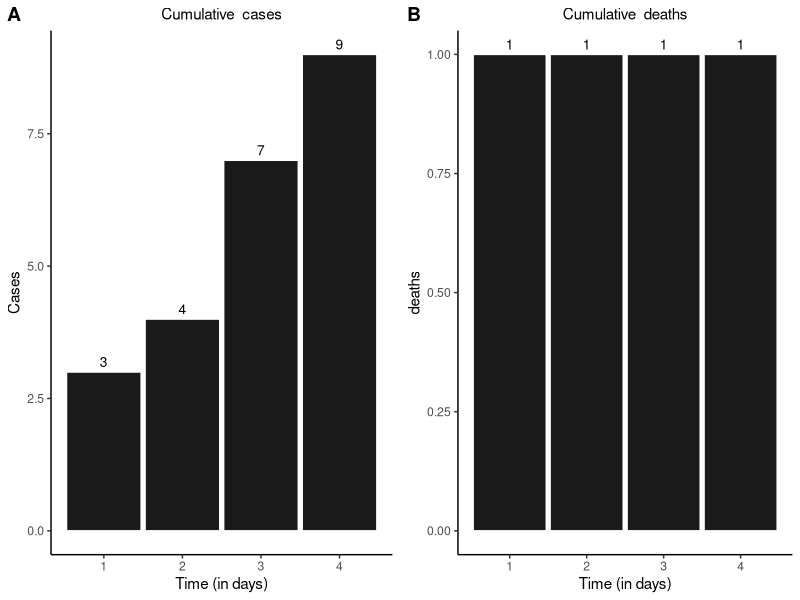
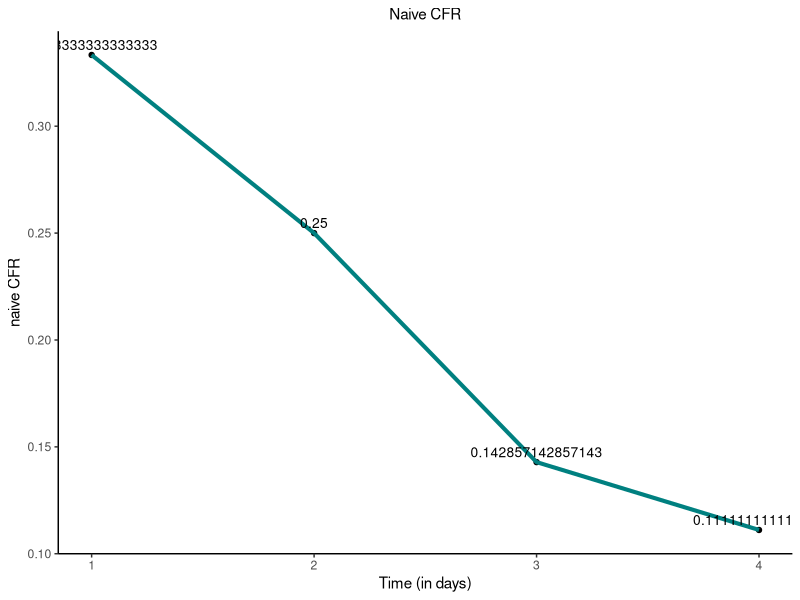
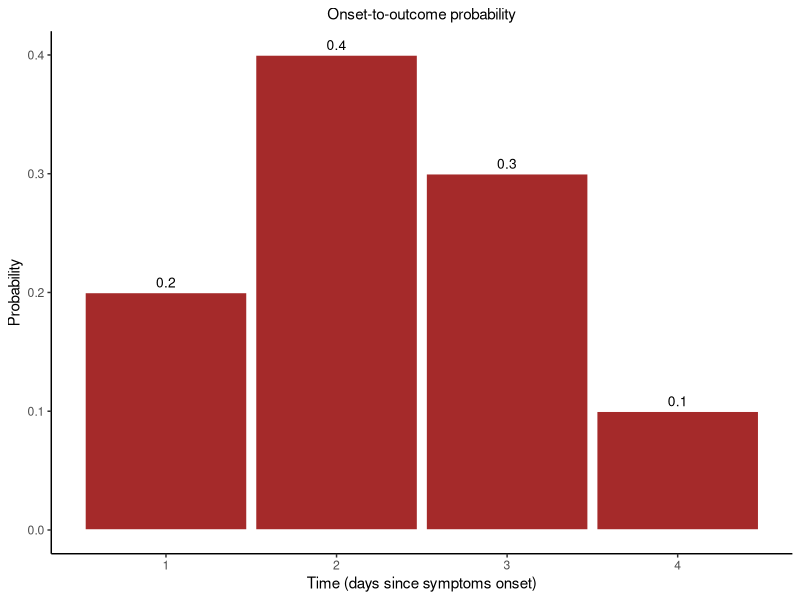
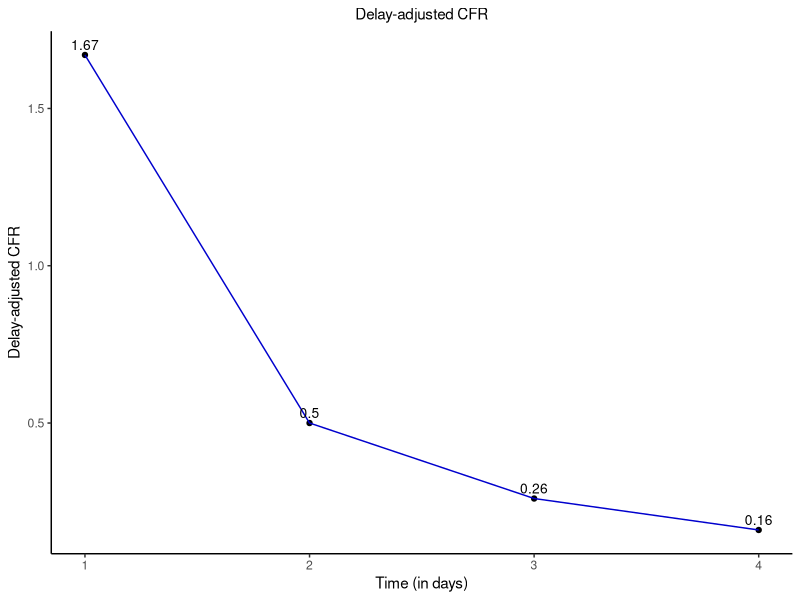
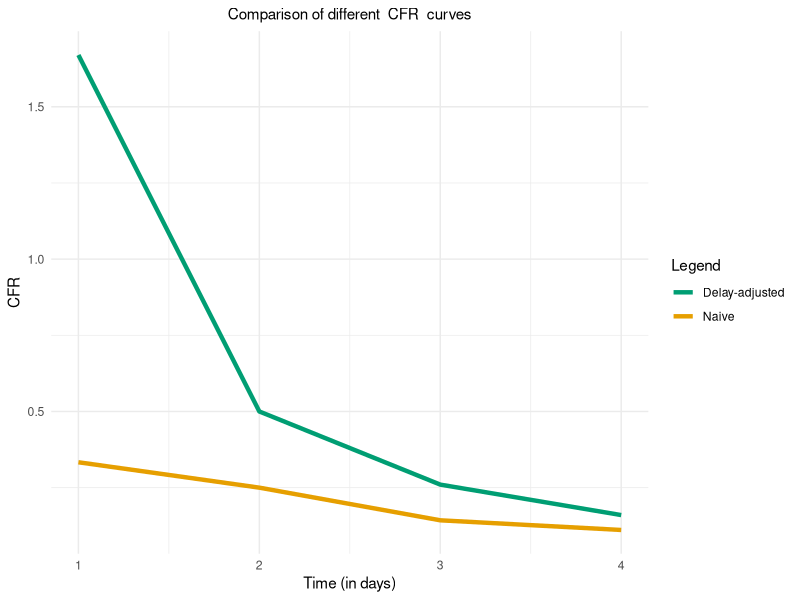

R code for these plots, in order:
## ---- chunk 1
library(tidyverse)
library(cowplot)
cases <- c(rep(1, 3), rep(2, 1), rep(3, 3), rep(4, 2))
df <- as.data.frame(table(cases))
names(df) <- c("time", "cases")
df$time <- as.numeric(as.character(df$time))
df$deaths <- c(1,0,0,0)

gc <- df %>%
  ggplot(aes(x = time, y = cumsum(cases))) +
  geom_bar(stat = "identity", fill = "gray10",
           color = "white",
           width = 0.95) +
  geom_text(aes(label = cumsum(cases)),
            vjust = -0.5,   # moves labels above bars
            size = 3.5) +
  scale_x_continuous(breaks = seq(1, 5, 1)) +
  labs(
    x = "Time (in days)",
    y = "Cases",
    title = "Cumulative  cases"
  ) +
  theme_classic() +
  theme(
    plot.title = element_text(hjust = 0.5, size = 11)
  )

gd <- df %>%
  ggplot(aes(x = time, y = cumsum(deaths))) +
  geom_bar(stat = "identity", fill = "gray10",
           color = "white",
           width = 0.95) +
  geom_text(aes(label = cumsum(deaths)),
            vjust = -0.5,   # moves labels above bars
            size = 3.5) +
  scale_x_continuous(breaks = seq(1, 5, 1)) +
  labs(
    x = "Time (in days)",
    y = "deaths",
    title = "Cumulative  deaths"
  ) +
  theme_classic() +
  theme(
    plot.title = element_text(hjust = 0.5, size = 11)
  )

cowplot::plot_grid(gc, gd, labels = "AUTO")
## ---- chunk 2
df = df %>% 
  mutate(naive_cfr = cumsum(deaths)/cumsum(cases)) 

df %>% ggplot(aes(x = time, y = naive_cfr)) +
  geom_point() +
  geom_line(linewidth = 1.4, color = "#008080") +
  geom_text(aes(label = naive_cfr),
            vjust = -0.5,   # moves labels above bars
            size = 3.5) +
  scale_x_continuous(breaks = seq(1, 5, 1)) +
  labs(
    x = "Time (in days)",
    y = "naive CFR",
    title = "Naive CFR"
  ) +
  theme_classic() +
  theme(
    plot.title = element_text(hjust = 0.5, size = 11)
  )
## ---- chunk 3
df$delay <- c(0.2, 0.4, 0.3, 0.1)
gf <- df %>%
  ggplot(aes(x = time, y = delay)) +
  geom_bar(stat = "identity", fill = "brown",
           color = "white",
           width = 0.95) +
  geom_text(aes(label = delay),
            vjust = -0.5,   # moves labels above bars
            size = 3.5) +
  scale_x_continuous(breaks = seq(1, 5, 1)) +
  labs(
    y = "Probability",
    x = "Time (days since symptoms onset)",
    title = "Onset-to-outcome probability"
  ) +
  theme_classic() +
  theme(
    plot.title = element_text(hjust = 0.5, size = 11)
  )
gf
## ---- chunk 4
df$cfr <- c(1.67, 0.5, 0.26, 0.16)

df %>%
  ggplot(aes(x = time, y = cfr)) +
  geom_point() +
  geom_line(color = "blue3") +
  geom_text(
    aes(label = cfr),
    vjust = -0.5,
    # moves labels above bars
    size = 3.5
  ) +
  scale_x_continuous(breaks = seq(1, 5, 1)) +
  labs(
    x = "Time (in days)",
    y = "Delay-adjusted CFR",
    title = "Delay-adjusted CFR"
  ) +
  theme_classic() +
  theme(plot.title = element_text(hjust = 0.5, size = 11))

## ---- chunk 5
all_g <- df %>%
  ggplot(aes(x = time)) +
  geom_line(aes(y = naive_cfr, color = "Naive"), linewidth = 1.5) +
  geom_line(aes(y = cfr, color = "Delay-adjusted"), linewidth = 1.5) +
  scale_color_manual(
    name = "Legend",
    values = c(
      "Naive" = "#E69F00",
      "Delay-adjusted" = "#009E73"
    )
  ) +
  scale_x_continuous(breaks = seq(1, 8, 1)) +
  labs(
    x = "Time (in days)",
    y = "CFR",
    title = "Comparison of different  CFR  curves"
  ) +
  theme_minimal() +
  theme(plot.title = element_text(hjust = 0.5, size = 11))
all_g
